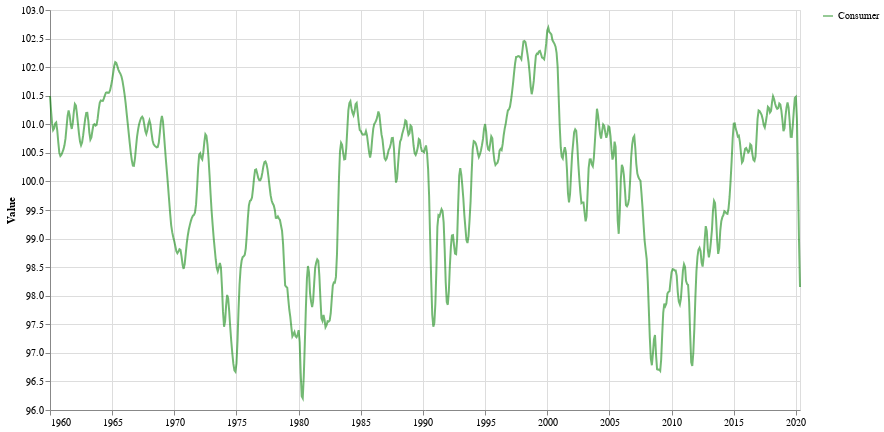

The code cell stored with this chart in its notebook:
### Code cell
cUsaSubset = df_consumer[df_consumer['LOCATION'] == 'USA'][['TIME', 'Value']]

def chartFor(df, label, color='green'):
    return alt.Chart(df).mark_line(color=f'{color}').transform_calculate(
        label=f"'{label}'"
    ).encode(
        alt.X('TIME:T', axis=alt.Axis(title='')),
        alt.Y('Value:Q', scale=alt.Scale(zero=False)),
        alt.Opacity('label:N', legend=alt.Legend(title=""))
    ).properties(
        width=750,
        height=400
    )

consumer = chartFor(cUsaSubset, 'Consumer')

consumer.display()

### Figure 1 — Vega-Lite specification as saved in the notebook (floating-point values rounded to 4 significant figures; data arrays with more than 128 entries replaced by an {"elided": "..."} marker saying what was removed)
{"config": {"view": {"continuousWidth": 400, "continuousHeight": 300}}, "data": {"name": "data-b0eca5fd3d28a6742412e65eabcccc97"}, "mark": {"type": "line", "color": "green"}, "encoding": {"opacity": {"type": "nominal", "field": "label", "legend": {"title": ""}}, "x": {"type": "temporal", "axis": {"title": ""}, "field": "TIME"}, "y": {"type": "quantitative", "field": "Value", "scale": {"zero": false}}}, "height": 400, "transform": [{"calculate": "'Consumer'", "as": "label"}], "width": 750, "$schema": "https://vega.github.io/schema/vega-lite/v4.8.1.json", "datasets": {"data-b0eca5fd3d28a6742412e65eabcccc97": {"elided": "725 records"}}}
